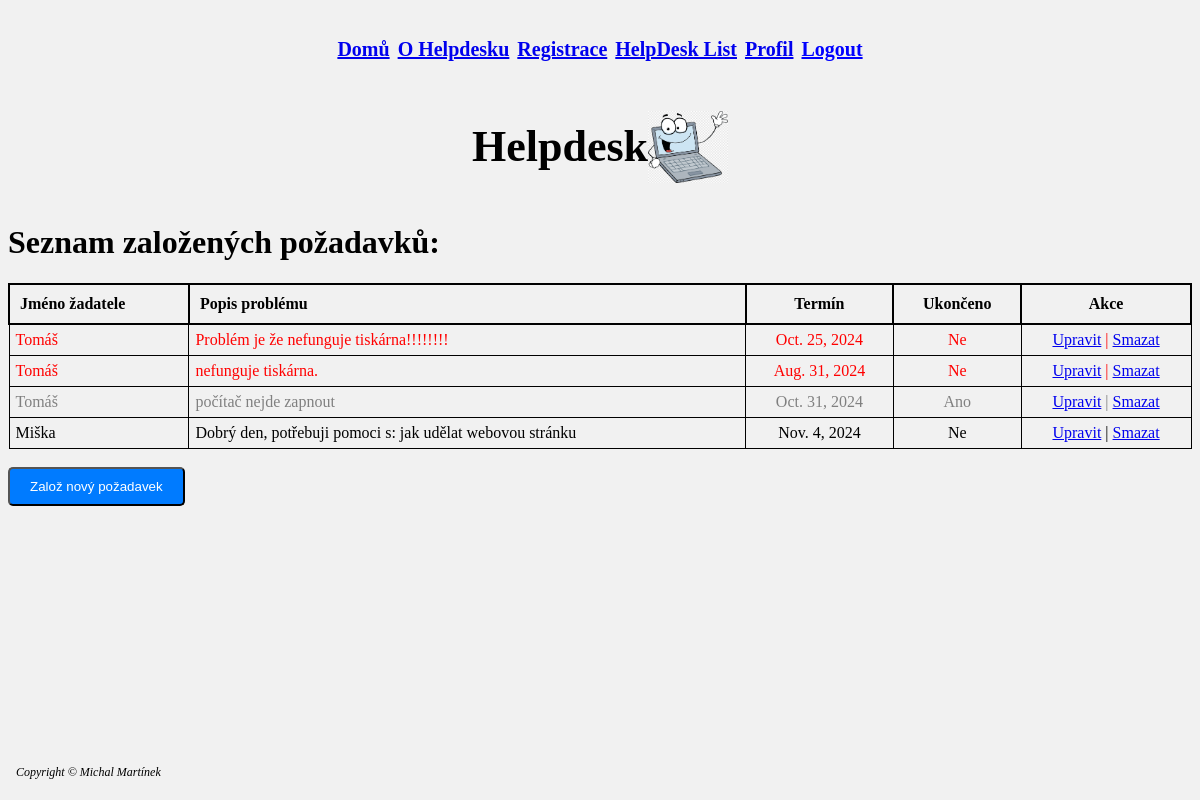
/add_hd/HDD_list/ (signed in), run on the app's committed database.
### add_hd/models.py (models this page shows, shortened)
class Helpdesk(models.Model):
    datum_zalozeni = models.DateField(default=timezone.now())
    termin_splneni = models.DateField(default=get_default_termin_splneni)
    jmeno_zadatele = models.CharField(max_length=100)
    popis_problemu = models.TextField(default='Dobrý den, potřebuji pomoci s:')
    resitel = models.ForeignKey(User, on_delete=models.SET_NULL, null=True, blank=True)
    vyjadreni = models.TextField(blank=True, null=True, default='Probloblém byl: ')
    zpracovano = models.BooleanField(default=False)

### add_hd/views.py (the view)
# urls.py: path('HDD_list/', views.helpdesk_list, name='HDD_list'),
def helpdesk_list(request):
    helpdesks = Helpdesk.objects.all()
    now = timezone.now().date()
    return render(request, 'HDD_list.html', {'helpdesks': helpdesks, 'now': now})

### add_hd/templates/HDD_list.html (shortened to what this page needs)
{% extends "master.html" %}
{% load static %}
{% load tz %}
{% block content %}
<h1>Seznam založených požadavků:</h1>
<table style="width: 100%; border-collapse: collapse;">
    <thead>
        <tr>
            <th class="table_1">Jméno žadatele</th>
            <th class="table_1">Popis problému</th>
            <th class="table_1_1">Termín</th>
            <th class="table_1_1">Ukončeno</th>
            <th class="table_1_1">Akce</th>
        </tr>
    </thead>
    <tbody>
        {% with now=now %}
            {% for helpdesk in helpdesks %}
                <tr style="color:
                    {% if helpdesk.zpracovano %} gray
                    {% elif helpdesk.termin_splneni < now %} red
                    {% else %} black {% endif %};">
                    <td class="table_2">{{ helpdesk.jmeno_zadatele }}</td>
                    <td class="table_2">{{ helpdesk.popis_problemu }}</td>
                    <td class="table_2_1">{{ helpdesk.termin_splneni }}</td>
                    <td class="table_2_1">{{ helpdesk.zpracovano|yesno:"Ano,Ne" }}</td>
                    <td class="table_2_1">
                        <a href="{% url 'HD_edit' helpdesk.id %}" class="btn">Upravit</a> |
                        <a href="{% url 'HD_delete' helpdesk.id %}" class="btn_dell">Smazat</a>
                    </td>
                </tr>
            {% empty %}
                <tr>
                    <td colspan="5" style="text-align: center; padding: 8px;">Žádné tikety k zobrazení.</td>
                </tr>
            {% endfor %}
        {% endwith %}
    </tbody>
</table>
<br>
<form action="{% url 'HD_create' %}" method="get">
    <button type="submit" class="btn_hdzaloz">Založ nový požadavek</button>
</form>
{% endblock %}

### static/css/styles.css (style rules this page uses)
.body { background-color: #f1f1f1; }
.btn_hdzaloz { display: inline-block; padding: 10px 20px; background-color: #007bff; color: white; text-decoration: none; border-radius: 5px; transition: background-color 0.3s; }
.table_1 { border: 2px solid black; padding: 10px; text-align: left; }
.table_1_1 { border: 2px solid black; padding: 10px; text-align: center; }
.table_2 { border: 1px solid black; padding: 6px; text-align: left; }
.table_2_1 { border: 1px solid black; padding: 6px; text-align: center; }

### data on the page
Helpdesk: jmeno_zadatele "Tomáš", popis_problemu "Problém je že nefunguje tiskárna!!!!!!!!", termin_splneni "Oct. 25, 2024", zpracovano "Ne"
Helpdesk: jmeno_zadatele "Tomáš", popis_problemu "nefunguje tiskárna.", termin_splneni "Aug. 31, 2024", zpracovano "Ne"
Helpdesk: jmeno_zadatele "Tomáš", popis_problemu "počítač nejde zapnout", termin_splneni "Oct. 31, 2024", zpracovano "Ano"
Helpdesk: jmeno_zadatele "Miška", popis_problemu "Dobrý den, potřebuji pomoci s: jak udělat webovou stránku", termin_splneni "Nov. 4, 2024", zpracovano "Ne"
